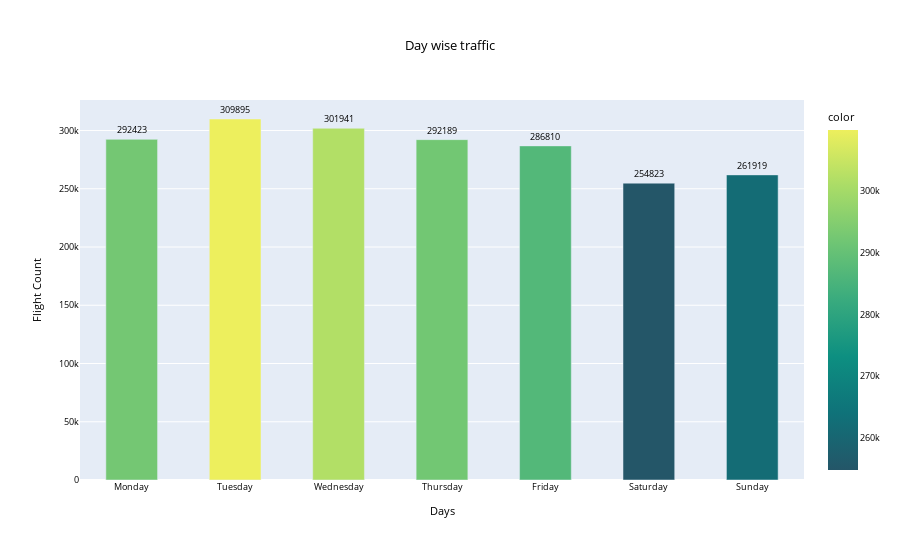

Source (notebook cell):
### Markdown cell above
##### Q2 - Which is the busiest day???

### Code cell
import plotly.express as px

days_counts = dict(data['Day_of_Flight'].value_counts())
days_counts = dict(sorted(days_counts.items()))

days = ['Monday', 'Tuesday', 'Wednesday', 'Thursday', 'Friday', 'Saturday', 'Sunday']

fig = px.bar(x=days, y=days_counts.values(), color=days_counts.values(),
             text=days_counts.values(), title="Day wise traffic",
             color_continuous_scale='aggrnyl',)

fig.update_layout(bargap=0.5)
fig.update_traces(textposition='outside')

# Center-align the title
fig.update_layout(title_x=0.5)

# Add x-axis and y-axis labels
fig.update_xaxes(title_text="Days")
fig.update_yaxes(title_text="Flight Count")
fig.update_layout(font=dict(color='black', size=9)) 
fig.show()

### Figure 1 — Plotly figure (JSON) as saved in the notebook; plotly's stock layout.template omitted (floating-point values rounded to 4 significant figures)
{"data": [{"alignmentgroup": "True", "hovertemplate": "x=%{x}<br>y=%{y}<br>text=%{text}<br>color=%{marker.color}<extra></extra>", "legendgroup": "", "marker": {"color": [292423, 309895, 301941, 292189, 286810, 254823, 261919], "coloraxis": "coloraxis", "pattern": {"shape": ""}}, "name": "", "offsetgroup": "", "orientation": "v", "showlegend": false, "text": [292423, 309895, 301941, 292189, 286810, 254823, 261919], "textposition": "outside", "type": "bar", "x": ["Monday", "Tuesday", "Wednesday", "Thursday", "Friday", "Saturday", "Sunday"], "xaxis": "x", "y": [292423, 309895, 301941, 292189, 286810, 254823, 261919], "yaxis": "y"}], "layout": {"bargap": 0.5, "barmode": "relative", "coloraxis": {"colorbar": {"title": {"text": "color"}}, "colorscale": [[0, "rgb(36, 86, 104)"], [0.1667, "rgb(15, 114, 121)"], [0.3333, "rgb(13, 143, 129)"], [0.5, "rgb(57, 171, 126)"], [0.6667, "rgb(110, 197, 116)"], [0.8333, "rgb(169, 220, 103)"], [1, "rgb(237, 239, 93)"]]}, "font": {"color": "black", "size": 9}, "legend": {"tracegroupgap": 0}, "title": {"text": "Day wise traffic", "x": 0.5}, "xaxis": {"anchor": "y", "domain": [0, 1], "title": {"text": "Days"}}, "yaxis": {"anchor": "x", "domain": [0, 1], "title": {"text": "Flight Count"}}}}
